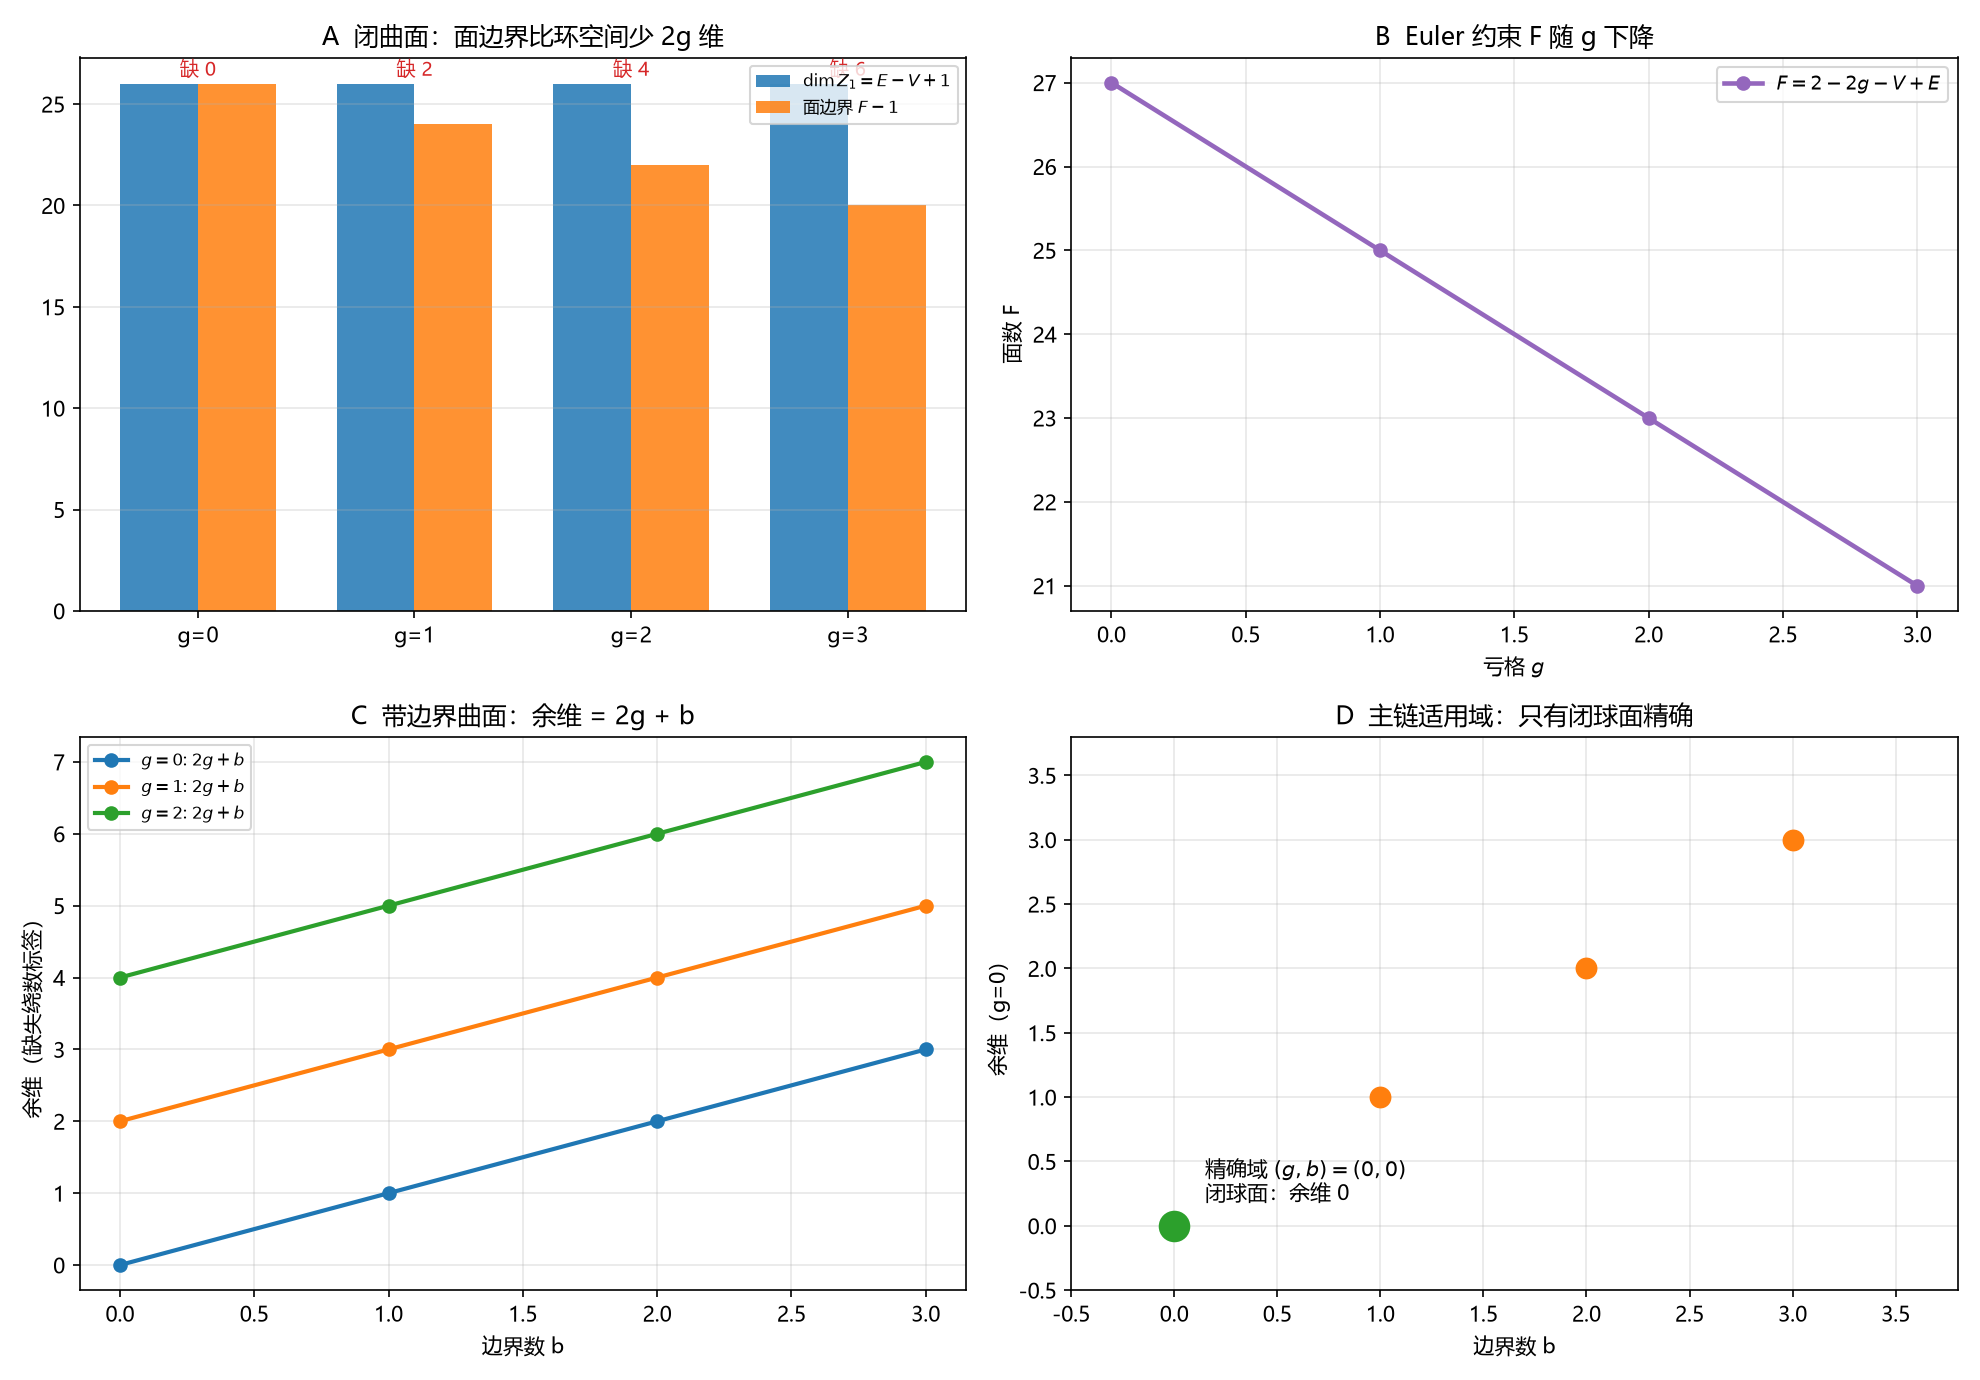

The Python source for this figure:
# -*- coding: utf-8 -*-
"""
环 23／`审-13` 亏格修正的数值核对。

1. g=0,1,2,3（b=0）的环空间维数、面边界维数、余维 2g；
2. 给定 V,E 时 F 随 g 的欧拉约束；
3. 带边界 b=0,1,2,3 的余维 2g+b；
4. 精确域 (g,b)=(0,0) 的高亮。

由 (13.1)(13.2) 直接计算，无拟合。
"""

import csv
import os

import numpy as np
import matplotlib
matplotlib.use("Agg")
import matplotlib.pyplot as plt

plt.rcParams["font.sans-serif"] = ["Microsoft YaHei", "SimHei", "DejaVu Sans"]
plt.rcParams["axes.unicode_minus"] = False

HERE = os.path.dirname(os.path.abspath(__file__))
OUT_PNG = os.path.join(HERE, "环23_审13_亏格修正.png")
OUT_CSV = os.path.join(HERE, "环23_审13_亏格修正.csv")


def main():
    rows = []
    V, E = 20, 45
    print("闭曲面 b=0：余维 = 2g")
    for g in (0, 1, 2, 3):
        F = 2 - 2 * g - V + E
        dimZ = E - V + 1
        dimFace = F - 1
        codim = dimZ - dimFace
        print(f"  g={g}: F={F}, dimZ={dimZ}, dimFace={dimFace}, codim={codim}")
        rows.append(("closed", g, dimZ, dimFace, codim))

    print("\n带边界：余维 = 2g + b")
    for g in (0, 1):
        for b in (0, 1, 2, 3):
            codim = 2 * g + b
            print(f"  g={g}, b={b}: codim={codim}")
            rows.append(("boundary", g + b / 10.0, codim, 2 * g, b))

    with open(OUT_CSV, "w", newline="", encoding="utf-8-sig") as fh:
        wr = csv.writer(fh)
        wr.writerow(["kind", "x", "y", "y_ref", "extra"])
        wr.writerows(rows)

    fig, ax = plt.subplots(2, 2, figsize=(13.2, 9.2))

    # A 闭曲面维数
    gs = np.arange(4)
    dimZ = E - V + 1
    dimFaces = np.array([(2 - 2 * g - V + E) - 1 for g in gs])
    codims = dimZ - dimFaces
    ax[0, 0].bar(gs - 0.18, np.full(4, dimZ), 0.36, color="tab:blue", alpha=0.85,
                 label=r"$\dim Z_1=E-V+1$")
    ax[0, 0].bar(gs + 0.18, dimFaces, 0.36, color="tab:orange", alpha=0.85,
                 label=r"面边界 $F-1$")
    for i, c in enumerate(codims):
        ax[0, 0].text(i, dimZ + 0.4, f"缺 {c}", ha="center", fontsize=9, color="tab:red")
    ax[0, 0].set_xticks(gs)
    ax[0, 0].set_xticklabels([f"g={g}" for g in gs])
    ax[0, 0].set_title("A  闭曲面：面边界比环空间少 2g 维")
    ax[0, 0].legend(fontsize=8)
    ax[0, 0].grid(alpha=0.3, axis="y")

    # B Euler 约束
    ax[0, 1].plot(gs, [2 - 2 * g - V + E for g in gs], "o-", lw=2.2,
                  color="tab:purple", label=r"$F=2-2g-V+E$")
    ax[0, 1].set_xlabel(r"亏格 $g$")
    ax[0, 1].set_ylabel("面数 F")
    ax[0, 1].set_title(r"B  Euler 约束 F 随 g 下降")
    ax[0, 1].legend(fontsize=9)
    ax[0, 1].grid(alpha=0.3)

    # C 带边界
    bs = np.arange(4)
    for g in (0, 1, 2):
        ax[1, 0].plot(bs, 2 * g + bs, "o-", lw=2.0, label=rf"$g={g}$: $2g+b$")
    ax[1, 0].set_xlabel("边界数 b")
    ax[1, 0].set_ylabel("余维（缺失绕数标签）")
    ax[1, 0].set_title("C  带边界曲面：余维 = 2g + b")
    ax[1, 0].legend(fontsize=8)
    ax[1, 0].grid(alpha=0.3)

    # D 精确域
    ax[1, 1].scatter([0], [0], s=200, color="tab:green", zorder=5)
    ax[1, 1].text(0.15, 0.2, r"精确域 $(g,b)=(0,0)$" + "\n闭球面：余维 0", fontsize=10)
    ax[1, 1].scatter([1, 2, 3], [1, 2, 3], s=90, color="tab:orange", zorder=5,
                     label="平面片 g=0, b>0")
    ax[1, 1].set_xlim(-0.5, 3.8)
    ax[1, 1].set_ylim(-0.5, 3.8)
    ax[1, 1].set_xlabel("边界数 b")
    ax[1, 1].set_ylabel("余维（g=0）")
    ax[1, 1].set_title("D  主链适用域：只有闭球面精确")
    ax[1, 1].grid(alpha=0.3)

    fig.tight_layout()
    fig.savefig(OUT_PNG, dpi=150)
    plt.close(fig)
    print("\nsaved:", OUT_PNG)
    print("saved:", OUT_CSV)


if __name__ == "__main__":
    main()
